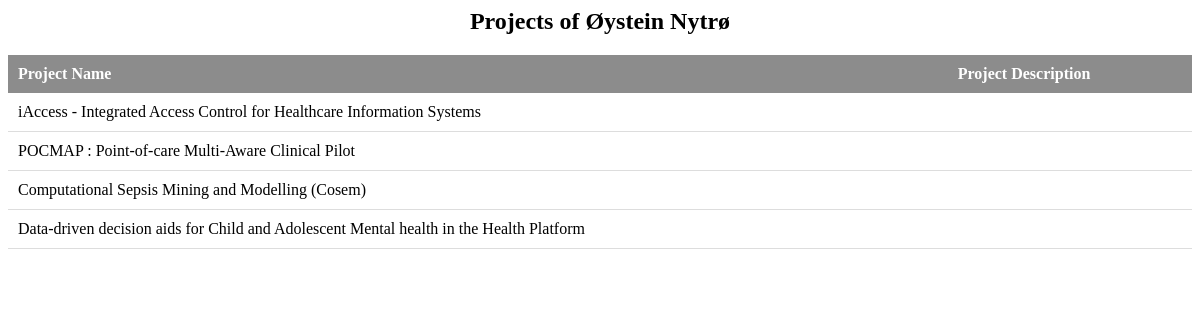
Screenshot of /managers/Øystein Nytrø with the database file from the repository.
### myapp/models.py (models this page shows)
class Projects(models.Model):
    id_project = models.CharField(max_length=50)
    publishable = models.CharField(max_length=50, null=True)
    published = models.CharField(max_length=50, null=True)
    title = models.CharField(max_length=500, null=True,blank=True)
    main_language = models.CharField(max_length = 6, null=True,blank=True)
    start_date = models.DateField(null=True,blank=True)
    end_date = models.DateField(null=True,blank=True)
    status = models.CharField(max_length=50, null=True)
    coordinating_institution = models.CharField(max_length=50, null="NTNU")
    department = models.CharField(max_length=500, null=True,blank=True)
    manager_name = models.CharField(max_length=50, null=True)
    participant1_name = models.CharField(max_length=50, null=True)
    participant1_surname = models.CharField(max_length=50, null=True)
    participant2_name = models.CharField(max_length=50, null=True)
    participant2_surname = models.CharField(max_length=50, null=True)
    participant3_name = models.CharField(max_length=50, null=True)
    participant3_surname = models.CharField(max_length=50, null=True)
    participant4_name = models.CharField(max_length=50, null=True)
    participant4_surname = models.CharField(max_length=50, null=True)
    participant5_name = models.CharField(max_length=50, null=True)
    participant5_surname = models.CharField(max_length=50, null=True)
    participant6_name = models.CharField(max_length=50, null=True)
    participant6_surname = models.CharField(max_length=50, null=True)
    participant7_name = models.CharField(max_length=50, null=True)
    participant7_surname = models.CharField(max_length=50, null=True)
    participant8_name = models.CharField(max_length=50, null=True)
    participant8_surname = models.CharField(max_length=50, null=True)
    participant9_name = models.CharField(max_length=50, null=True)
    participant9_surname = models.CharField(max_length=50, null=True)
    participant10_name = models.CharField(max_length=50, null=True)
    participant10_surname = models.CharField(max_length=50, null=True)
    project_category1 = models.CharField(max_length=50, null=True)
    project_category2 = models.CharField(max_length=50, null=True)
    project_category3 = models.CharField(max_length=50, null=True)
    project_category4 = models.CharField(max_length=50, null=True)
    project_category5 = models.CharField(max_length=50, null=True)
    academic_discipline1 = models.CharField(max_length=50, null=True)
    academic_discipline2 = models.CharField(max_length=50,null=True)
    academic_discipline3 = models.CharField(max_length=50,null=True)
    academic_discipline4 = models.CharField(max_length=50, null=True)
    academic_discipline5 = models.CharField(max_length=50, null=True)
    keyword1 = models.CharField(max_length=50, null=True)
    keyword2 = models.CharField(max_length=50, null=True)
    keyword3 = models.CharField(max_length=50, null=True)
    keyword4 = models.CharField(max_length=50, null=True)
    keyword5 = models.CharField(max_length=50, null=True)
    summary = models.CharField(max_length=5000, null=True)
    funding1 = models.CharField(max_length=50, null="None")
    funding2 = models.CharField(max_length=50,null="None")
    funding3 = models.CharField(max_length=50, null="None")
    funding4 = models.CharField(max_length=50, null="None")
    funding5 = models.CharField(max_length=50, null="None")
    total_funding_amount = models.CharField(max_length=10, null= True)
    currency = models.CharField(max_length=60,null=True)
    contact_email = models.CharField(max_length=60,null=True)
    contact_phone = models.CharField(max_length=60,null=True)

### mysite/views.py (the view)
# urls.py: path('managers/<str:manager_name>', manager_detail),
def manager_detail(request, manager_name):
    projects = Projects.objects.filter(manager_name=manager_name)
    context = {
        "projects": projects
    }
    return render(request, 'manager_detail.html', context)

### templates/manager_detail.html (shortened to what this page needs)
<h1>Projects of {{ projects.0.manager_name }}</h1>
<table class="project-table">
    <thead>
        <tr>
            <th>Project Name</th>
            <th>Project Description</th>
        </tr>
    </thead>
    <tbody>
        {% for project in projects %}
        <tr>
            <td>{{ project.title}}</td>
            <td>{{ project.summary }}</td>
        </tr>
        {% endfor %}
    </tbody>
</table>

### templates/manager_detail.html (style rules this page uses)
.project-table { width: 100%; border-collapse: collapse; margin: 20px 0; font-size: 16px; text-align: left; }
.project-table th { background-color: #8c8c8c; color: #fff; font-weight: bold; padding: 10px; }
.project-table td { padding: 10px; border-bottom: 1px solid #ddd; }
h1 { font-size: 24px; font-weight: bold; margin-bottom: 10px; text-align: center; }

### rows the page displays
Projects: manager_name "Øystein Nytrø", title "iAccess - Integrated Access Control for Healthcare Information Systems"
Projects: title "POCMAP : Point-of-care Multi-Aware Clinical Pilot"
Projects: title "Computational Sepsis Mining and Modelling (Cosem)"
Projects: title "Data-driven decision aids for Child and Adolescent Mental health in the Health Platform"
